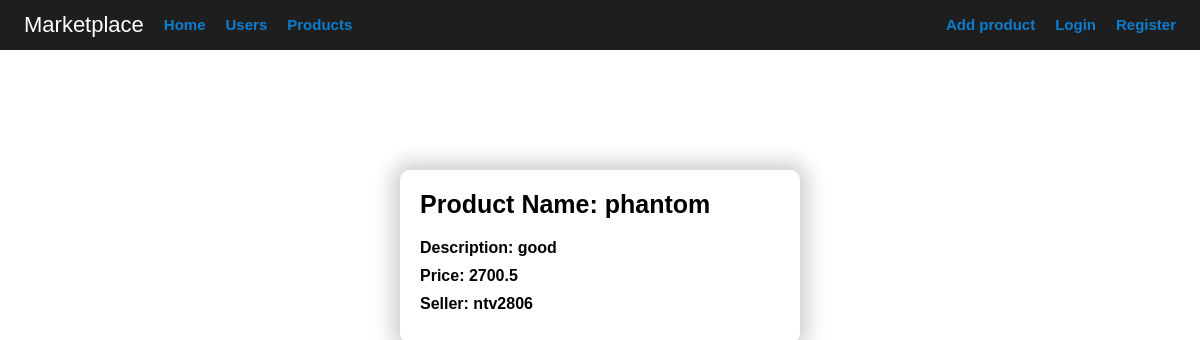
Page /product/1 on the committed database.
### models.py (models this page shows, shortened)
class Product(db.Model):
    __tablename__ = 'products'
    id = db.Column(db.Integer, primary_key=True)
    title = db.Column(db.String(100), nullable=False)
    description = db.Column(db.Text, nullable=False)
    price = db.Column(db.Float, nullable=False)
    user_id = db.Column(db.Integer, db.ForeignKey('users.id'), nullable=False)

class User(db.Model, UserMixin):
    __tablename__ = 'users'
    id = db.Column(db.Integer, primary_key=True)
    username = db.Column(db.String(20), unique=True, nullable=False)
    email = db.Column(db.String(100), unique=True, nullable=False)
    password = db.Column(db.String(30), nullable=False)
    products = db.relationship('Product', backref='seller', lazy='select', cascade='all, delete-orphan')
    def __repr__(self):
        return f"{self.username}"

### app.py (the view)
@app.route('/product/<int:product_id>')
def product_detail(product_id):
    product = Product.query.get_or_404(product_id)
    return render_template('product_detail.html', product=product)

### templates/product_detail.html (shortened to what this page needs)
{% extends 'base.html' %} {% block title %}Product Detail{% endblock %} {% block
head %} {{ super() }}
<link
  rel="stylesheet"
  type="text/css"
  href="{{ url_for('static',filename='css/product_detail.css') }}"
/>
{% endblock %} {% block content %}
<div class="container">
  <div class="product-name">Product Name: {{ product.title }}</div>
  <div class="product-des">Description: {{ product.description }}</div>
  <div class="product-des">Price: {{ product.price }}</div>
  <div class="product-des">Seller: {{ product.seller }}</div>
</div>
{% endblock %}

### static/css/base.css (style rules this page uses)
html, body { font-family: Arial, Helvetica, sans-serif; font-weight: 600; margin: 0; padding: 0; width: 100%; }

### static/css/product_detail.css (style rules this page uses)
body { font-family: Arial, Helvetica, sans-serif; font-weight: 600; display: flex; flex-direction: column; justify-content: center; align-items: center; }
.container { display: flex; flex-direction: column; justify-content: center; flex-wrap: wrap; width: 50vh; margin-top: 10%; border-radius: 10px; box-shadow: 0 0 20px 8px #d0d0d0; padding-bottom: 20px; }
.product-name { font-size: 25px; margin-bottom: 20px; margin-left: 20px; margin-top: 20px; }
.product-des { margin-bottom: 10px; margin-left: 20px; }

### rows in the picture
Product: title "phantom", description "good", price "2700.5"
User: seller "ntv2806"
